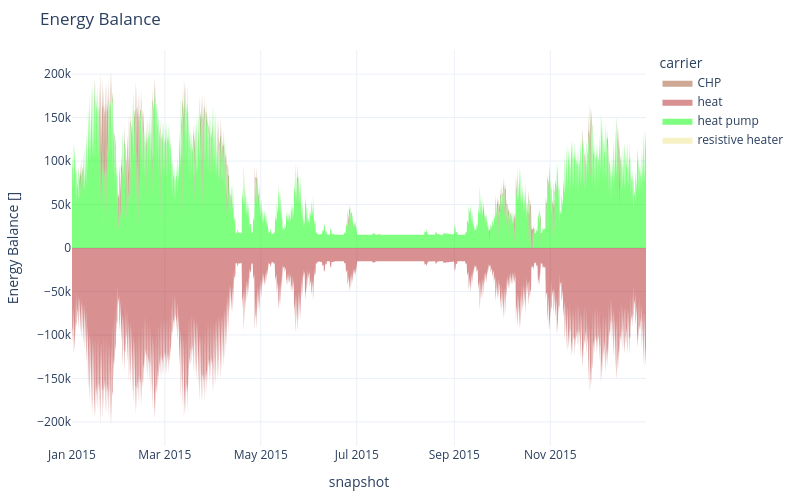

Notebook source saved alongside this figure:
### Markdown cell above
The heat energy balance as a time series:

### Code cell
n.statistics.energy_balance.iplot.area(bus_carrier="heat")

### Figure 1 — Plotly figure (JSON) as saved in the notebook; plotly's stock layout.template omitted (floating-point values rounded to 4 significant figures; data arrays with more than 128 entries replaced by an {"elided": "..."} marker saying what was removed)
{"data": [{"fillpattern": {"shape": ""}, "hovertemplate": "carrier=heat pump<br>snapshot=%{x}<br>Energy Balance []=%{y}<extra></extra>", "legendgroup": "heat pump", "line": {"color": "lime", "width": 0}, "marker": {"symbol": "circle"}, "mode": "lines", "name": "heat pump", "orientation": "v", "showlegend": false, "stackgroup": "positive", "type": "scatter", "x": {"elided": "2181 str values"}, "xaxis": "x", "y": {"elided": "2181 float values"}, "yaxis": "y"}, {"fillpattern": {"shape": ""}, "hovertemplate": "carrier=CHP<br>snapshot=%{x}<br>Energy Balance []=%{y}<extra></extra>", "legendgroup": "CHP", "line": {"color": "sienna", "width": 0}, "marker": {"symbol": "circle"}, "mode": "lines", "name": "CHP", "orientation": "v", "showlegend": false, "stackgroup": "positive", "type": "scatter", "x": {"elided": "247 str values"}, "xaxis": "x", "y": {"elided": "247 float values"}, "yaxis": "y"}, {"fillpattern": {"shape": ""}, "hovertemplate": "carrier=heat<br>snapshot=%{x}<br>Energy Balance []=%{y}<extra></extra>", "legendgroup": "heat", "line": {"color": "firebrick", "width": 0}, "marker": {"symbol": "circle"}, "mode": "lines", "name": "heat", "orientation": "v", "showlegend": false, "stackgroup": "negative", "type": "scatter", "x": {"elided": "2190 str values"}, "xaxis": "x", "y": {"elided": "2190 float values"}, "yaxis": "y"}, {"fillpattern": {"shape": ""}, "hovertemplate": "carrier=CHP<br>snapshot=%{x}<br>Energy Balance []=%{y}<extra></extra>", "legendgroup": "CHP", "line": {"color": "sienna", "width": 0}, "marker": {"symbol": "circle"}, "mode": "lines", "name": "CHP", "orientation": "v", "showlegend": true, "stackgroup": "1", "type": "scatter", "x": ["2015-12-31T20:00:00.000000000"], "xaxis": "x", "y": [NaN], "yaxis": "y"}, {"fillpattern": {"shape": ""}, "hovertemplate": "carrier=heat<br>snapshot=%{x}<br>Energy Balance []=%{y}<extra></extra>", "legendgroup": "heat", "line": {"color": "firebrick", "width": 0}, "marker": {"symbol": "circle"}, "mode": "lines", "name": "heat", "orientation": "v", "showlegend": true, "stackgroup": "1", "type": "scatter", "x": ["2015-12-31T20:00:00.000000000"], "xaxis": "x", "y": [NaN], "yaxis": "y"}, {"fillpattern": {"shape": ""}, "hovertemplate": "carrier=heat pump<br>snapshot=%{x}<br>Energy Balance []=%{y}<extra></extra>", "legendgroup": "heat pump", "line": {"color": "lime", "width": 0}, "marker": {"symbol": "circle"}, "mode": "lines", "name": "heat pump", "orientation": "v", "showlegend": true, "stackgroup": "1", "type": "scatter", "x": ["2015-12-31T20:00:00.000000000"], "xaxis": "x", "y": [NaN], "yaxis": "y"}, {"fillpattern": {"shape": ""}, "hovertemplate": "carrier=resistive heater<br>snapshot=%{x}<br>Energy Balance []=%{y}<extra></extra>", "legendgroup": "resistive heater", "line": {"color": "khaki", "width": 0}, "marker": {"symbol": "circle"}, "mode": "lines", "name": "resistive heater", "orientation": "v", "showlegend": true, "stackgroup": "1", "type": "scatter", "x": ["2015-12-31T20:00:00.000000000"], "xaxis": "x", "y": [NaN], "yaxis": "y"}], "layout": {"height": 500, "hovermode": "x", "legend": {"title": {"text": "carrier"}, "tracegroupgap": 0}, "margin": {"b": 50, "l": 50, "r": 50, "t": 50}, "title": {"text": "Energy Balance"}, "width": 800, "xaxis": {"anchor": "y", "domain": [0, 1], "title": {"text": "snapshot"}}, "yaxis": {"anchor": "x", "domain": [0, 1], "title": {"text": "Energy Balance []"}}}}
